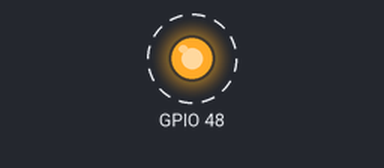
A sketch run on a simulated ESP32-S3. On the bench: output pins drawn as LEDs (lit = HIGH). Dashed ring = blinking.

Above: at 0.5 s.
Timing chart, 0 to 4.6 s (numbered marks = the images above):
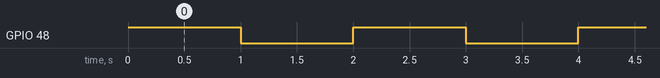

Measured:
- by itself, GPIO 48: alternates HIGH for 1.0 s and LOW for 1.0 s

The sketch:

Blink_-_ESP32S3.ino
```cpp
void setup() {
  //Inicializando o LED da placa
  pinMode(48, OUTPUT);
}

void loop() {
  digitalWrite(48, HIGH);   //Liga o LED
  delay(1000);              //Espera de 1 segundo
  digitalWrite(48, LOW);    //Desliga o LED
  delay(1000);              //Espera de 1 segundo
}
```
